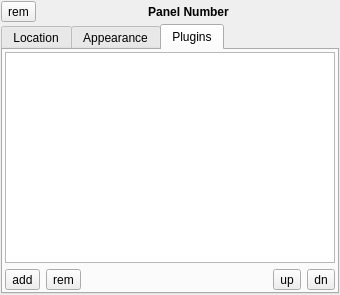
<?xml version="1.0" encoding="UTF-8"?>
<ui version="4.0">
 <class>PanelWidget</class>
 <widget class="QWidget" name="PanelWidget">
  <property name="geometry">
   <rect>
    <x>0</x>
    <y>0</y>
    <width>340</width>
    <height>295</height>
   </rect>
  </property>
  <property name="sizePolicy">
   <sizepolicy hsizetype="Minimum" vsizetype="Preferred">
    <horstretch>0</horstretch>
    <verstretch>0</verstretch>
   </sizepolicy>
  </property>
  <property name="minimumSize">
   <size>
    <width>250</width>
    <height>0</height>
   </size>
  </property>
  <property name="maximumSize">
   <size>
    <width>400</width>
    <height>16777215</height>
   </size>
  </property>
  <property name="windowTitle">
   <string>Form</string>
  </property>
  <layout class="QVBoxLayout" name="verticalLayout">
   <property name="spacing">
    <number>2</number>
   </property>
   <property name="leftMargin">
    <number>1</number>
   </property>
   <property name="topMargin">
    <number>1</number>
   </property>
   <property name="rightMargin">
    <number>1</number>
   </property>
   <property name="bottomMargin">
    <number>1</number>
   </property>
   <item>
    <layout class="QHBoxLayout" name="horizontalLayout">
     <item>
      <widget class="QToolButton" name="tool_rm">
       <property name="text">
        <string notr="true">rem</string>
       </property>
       <property name="icon">
        <iconset theme="list-remove">
         <normaloff>.</normaloff>.</iconset>
       </property>
      </widget>
     </item>
     <item>
      <widget class="QLabel" name="label">
       <property name="font">
        <font>
         <weight>75</weight>
         <bold>true</bold>
        </font>
       </property>
       <property name="text">
        <string notr="true">Panel Number</string>
       </property>
       <property name="alignment">
        <set>Qt::AlignCenter</set>
       </property>
      </widget>
     </item>
    </layout>
   </item>
   <item>
    <widget class="QTabWidget" name="tabWidget">
     <property name="tabShape">
      <enum>QTabWidget::Rounded</enum>
     </property>
     <property name="currentIndex">
      <number>2</number>
     </property>
     <property name="iconSize">
      <size>
       <width>22</width>
       <height>22</height>
      </size>
     </property>
     <widget class="QWidget" name="tabWidgetPage1">
      <attribute name="icon">
       <iconset theme="transform-move">
        <normaloff>.</normaloff>.</iconset>
      </attribute>
      <attribute name="title">
       <string notr="true">Location</string>
      </attribute>
      <attribute name="toolTip">
       <string>Location</string>
      </attribute>
      <layout class="QFormLayout" name="formLayout">
       <property name="labelAlignment">
        <set>Qt::AlignRight|Qt::AlignTrailing|Qt::AlignVCenter</set>
       </property>
       <property name="leftMargin">
        <number>2</number>
       </property>
       <property name="topMargin">
        <number>2</number>
       </property>
       <property name="rightMargin">
        <number>2</number>
       </property>
       <property name="bottomMargin">
        <number>2</number>
       </property>
       <item row="0" column="0">
        <widget class="QLabel" name="label_2">
         <property name="text">
          <string>Edge:</string>
         </property>
        </widget>
       </item>
       <item row="0" column="1">
        <widget class="QComboBox" name="combo_edge">
         <property name="sizePolicy">
          <sizepolicy hsizetype="Minimum" vsizetype="Fixed">
           <horstretch>0</horstretch>
           <verstretch>0</verstretch>
          </sizepolicy>
         </property>
        </widget>
       </item>
       <item row="2" column="0">
        <widget class="QLabel" name="label_3">
         <property name="text">
          <string>Size:</string>
         </property>
        </widget>
       </item>
       <item row="2" column="1">
        <widget class="QSpinBox" name="spin_pxthick">
         <property name="suffix">
          <string> pixel(s) thick</string>
         </property>
         <property name="minimum">
          <number>5</number>
         </property>
         <property name="maximum">
          <number>30000</number>
         </property>
         <property name="singleStep">
          <number>5</number>
         </property>
         <property name="value">
          <number>40</number>
         </property>
        </widget>
       </item>
       <item row="3" column="1">
        <widget class="QSpinBox" name="spin_plength">
         <property name="suffix">
          <string>% length</string>
         </property>
         <property name="minimum">
          <number>1</number>
         </property>
         <property name="maximum">
          <number>100</number>
         </property>
        </widget>
       </item>
       <item row="5" column="0">
        <spacer name="verticalSpacer_2">
         <property name="orientation">
          <enum>Qt::Vertical</enum>
         </property>
         <property name="sizeHint" stdset="0">
          <size>
           <width>20</width>
           <height>40</height>
          </size>
         </property>
        </spacer>
       </item>
       <item row="1" column="0">
        <widget class="QLabel" name="label_4">
         <property name="text">
          <string>Alignment:</string>
         </property>
        </widget>
       </item>
       <item row="1" column="1">
        <widget class="QComboBox" name="combo_align">
         <property name="sizePolicy">
          <sizepolicy hsizetype="Minimum" vsizetype="Fixed">
           <horstretch>0</horstretch>
           <verstretch>0</verstretch>
          </sizepolicy>
         </property>
        </widget>
       </item>
      </layout>
     </widget>
     <widget class="QWidget" name="tabWidgetPage2">
      <attribute name="icon">
       <iconset theme="preferences-desktop-display">
        <normaloff>.</normaloff>.</iconset>
      </attribute>
      <attribute name="title">
       <string notr="true">Appearance</string>
      </attribute>
      <attribute name="toolTip">
       <string>Appearance</string>
      </attribute>
      <layout class="QVBoxLayout" name="verticalLayout_2">
       <property name="leftMargin">
        <number>2</number>
       </property>
       <property name="topMargin">
        <number>2</number>
       </property>
       <property name="rightMargin">
        <number>2</number>
       </property>
       <property name="bottomMargin">
        <number>2</number>
       </property>
       <item>
        <widget class="QCheckBox" name="check_autohide">
         <property name="text">
          <string>Auto-hide Panel</string>
         </property>
        </widget>
       </item>
       <item>
        <widget class="QGroupBox" name="group_customcolor">
         <property name="title">
          <string>Use Custom Color</string>
         </property>
         <property name="checkable">
          <bool>true</bool>
         </property>
         <layout class="QHBoxLayout" name="horizontalLayout_2">
          <property name="leftMargin">
           <number>2</number>
          </property>
          <property name="topMargin">
           <number>2</number>
          </property>
          <property name="rightMargin">
           <number>2</number>
          </property>
          <property name="bottomMargin">
           <number>2</number>
          </property>
          <item>
           <widget class="QToolButton" name="tool_selectcolor">
            <property name="text">
             <string>...</string>
            </property>
            <property name="icon">
             <iconset theme="preferences-desktop-color">
              <normaloff>.</normaloff>.</iconset>
            </property>
           </widget>
          </item>
          <item>
           <widget class="QLabel" name="label_color_sample">
            <property name="text">
             <string>Sample</string>
            </property>
            <property name="alignment">
             <set>Qt::AlignCenter</set>
            </property>
           </widget>
          </item>
         </layout>
        </widget>
       </item>
       <item>
        <spacer name="verticalSpacer">
         <property name="orientation">
          <enum>Qt::Vertical</enum>
         </property>
         <property name="sizeHint" stdset="0">
          <size>
           <width>20</width>
           <height>40</height>
          </size>
         </property>
        </spacer>
       </item>
      </layout>
     </widget>
     <widget class="QWidget" name="tabWidgetPage3">
      <attribute name="icon">
       <iconset theme="preferences-plugin">
        <normaloff>.</normaloff>.</iconset>
      </attribute>
      <attribute name="title">
       <string notr="true">Plugins</string>
      </attribute>
      <attribute name="toolTip">
       <string>Plugins</string>
      </attribute>
      <layout class="QVBoxLayout" name="verticalLayout_3">
       <property name="leftMargin">
        <number>2</number>
       </property>
       <property name="topMargin">
        <number>2</number>
       </property>
       <property name="rightMargin">
        <number>2</number>
       </property>
       <property name="bottomMargin">
        <number>2</number>
       </property>
       <item>
        <widget class="QListWidget" name="list_plugins">
         <property name="sizePolicy">
          <sizepolicy hsizetype="Minimum" vsizetype="Expanding">
           <horstretch>0</horstretch>
           <verstretch>0</verstretch>
          </sizepolicy>
         </property>
        </widget>
       </item>
       <item>
        <layout class="QHBoxLayout" name="horizontalLayout_3">
         <item>
          <widget class="QToolButton" name="tool_addplugin">
           <property name="text">
            <string notr="true">add</string>
           </property>
           <property name="icon">
            <iconset theme="list-add">
             <normaloff>.</normaloff>.</iconset>
           </property>
          </widget>
         </item>
         <item>
          <widget class="QToolButton" name="tool_remplugin">
           <property name="text">
            <string notr="true">rem</string>
           </property>
           <property name="icon">
            <iconset theme="list-remove">
             <normaloff>.</normaloff>.</iconset>
           </property>
          </widget>
         </item>
         <item>
          <spacer name="horizontalSpacer">
           <property name="orientation">
            <enum>Qt::Horizontal</enum>
           </property>
           <property name="sizeType">
            <enum>QSizePolicy::MinimumExpanding</enum>
           </property>
           <property name="sizeHint" stdset="0">
            <size>
             <width>10</width>
             <height>20</height>
            </size>
           </property>
          </spacer>
         </item>
         <item>
          <widget class="QToolButton" name="tool_upplugin">
           <property name="text">
            <string notr="true">up</string>
           </property>
           <property name="icon">
            <iconset theme="go-up">
             <normaloff>.</normaloff>.</iconset>
           </property>
          </widget>
         </item>
         <item>
          <widget class="QToolButton" name="tool_downplugin">
           <property name="text">
            <string notr="true">dn</string>
           </property>
           <property name="icon">
            <iconset theme="go-down">
             <normaloff>.</normaloff>.</iconset>
           </property>
          </widget>
         </item>
        </layout>
       </item>
      </layout>
     </widget>
    </widget>
   </item>
  </layout>
 </widget>
 <resources/>
 <connections/>
</ui>
